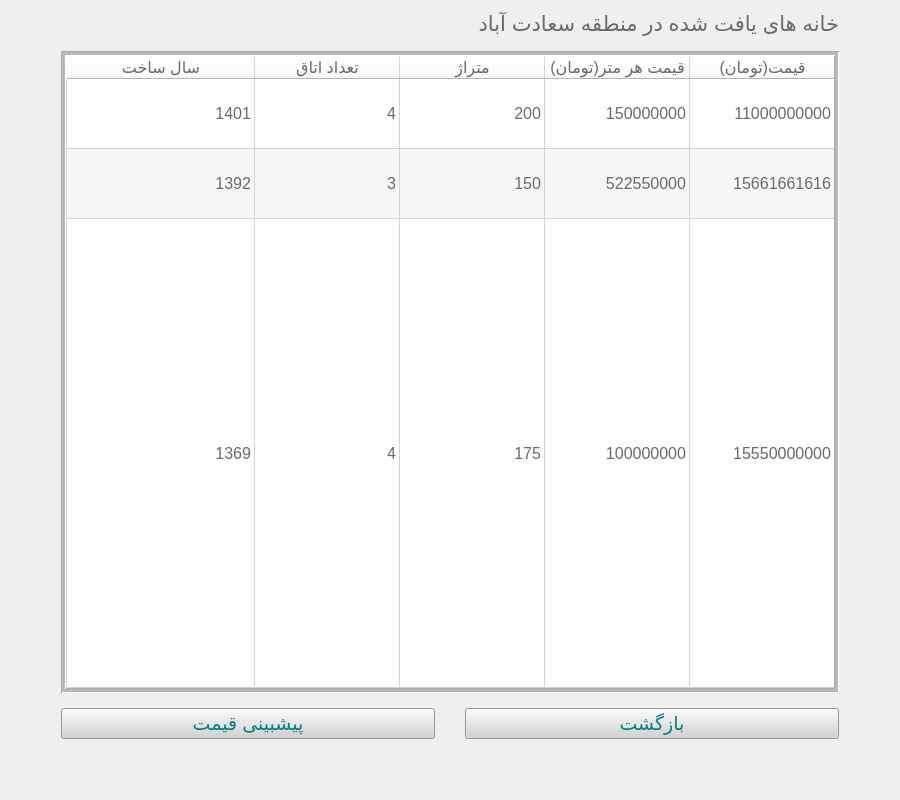
<?xml version="1.0" encoding="UTF-8"?>
<ui version="4.0">
 <class>HouseListWindow</class>
 <widget class="QWidget" name="HouseListWindow">
  <property name="geometry">
   <rect>
    <x>0</x>
    <y>0</y>
    <width>900</width>
    <height>800</height>
   </rect>
  </property>
  <property name="minimumSize">
   <size>
    <width>900</width>
    <height>800</height>
   </size>
  </property>
  <property name="windowTitle">
   <string>پیشبینی قیمت خانه</string>
  </property>
  <property name="layoutDirection">
   <enum>Qt::LeftToRight</enum>
  </property>
  <property name="styleSheet">
   <string notr="true"/>
  </property>
  <layout class="QGridLayout" name="grid_layout">
   <item row="0" column="0">
    <layout class="QVBoxLayout" name="vertical_layout">
     <property name="spacing">
      <number>15</number>
     </property>
     <property name="leftMargin">
      <number>50</number>
     </property>
     <property name="topMargin">
      <number>0</number>
     </property>
     <property name="rightMargin">
      <number>50</number>
     </property>
     <property name="bottomMargin">
      <number>50</number>
     </property>
     <item>
      <widget class="QLabel" name="label_header">
       <property name="font">
        <font>
         <pointsize>16</pointsize>
        </font>
       </property>
       <property name="styleSheet">
        <string notr="true">color:dimgray</string>
       </property>
       <property name="text">
        <string>خانه های یافت شده در منطقه سعادت آباد</string>
       </property>
       <property name="alignment">
        <set>Qt::AlignLeading|Qt::AlignLeft|Qt::AlignVCenter</set>
       </property>
       <property name="wordWrap">
        <bool>false</bool>
       </property>
       <property name="margin">
        <number>10</number>
       </property>
       <property name="indent">
        <number>0</number>
       </property>
      </widget>
     </item>
     <item>
      <widget class="QTableWidget" name="table_houses">
       <property name="enabled">
        <bool>true</bool>
       </property>
       <property name="sizePolicy">
        <sizepolicy hsizetype="Expanding" vsizetype="Expanding">
         <horstretch>0</horstretch>
         <verstretch>0</verstretch>
        </sizepolicy>
       </property>
       <property name="font">
        <font>
         <pointsize>12</pointsize>
        </font>
       </property>
       <property name="acceptDrops">
        <bool>false</bool>
       </property>
       <property name="layoutDirection">
        <enum>Qt::RightToLeft</enum>
       </property>
       <property name="autoFillBackground">
        <bool>false</bool>
       </property>
       <property name="styleSheet">
        <string notr="true">background-color: white;
color: dimgray;

</string>
       </property>
       <property name="frameShape">
        <enum>QFrame::Box</enum>
       </property>
       <property name="frameShadow">
        <enum>QFrame::Sunken</enum>
       </property>
       <property name="lineWidth">
        <number>1</number>
       </property>
       <property name="midLineWidth">
        <number>3</number>
       </property>
       <property name="sizeAdjustPolicy">
        <enum>QAbstractScrollArea::AdjustIgnored</enum>
       </property>
       <property name="editTriggers">
        <set>QAbstractItemView::NoEditTriggers</set>
       </property>
       <property name="tabKeyNavigation">
        <bool>false</bool>
       </property>
       <property name="showDropIndicator" stdset="0">
        <bool>false</bool>
       </property>
       <property name="dragDropOverwriteMode">
        <bool>false</bool>
       </property>
       <property name="alternatingRowColors">
        <bool>true</bool>
       </property>
       <property name="selectionMode">
        <enum>QAbstractItemView::NoSelection</enum>
       </property>
       <property name="textElideMode">
        <enum>Qt::ElideMiddle</enum>
       </property>
       <property name="horizontalScrollMode">
        <enum>QAbstractItemView::ScrollPerItem</enum>
       </property>
       <property name="showGrid">
        <bool>true</bool>
       </property>
       <property name="gridStyle">
        <enum>Qt::SolidLine</enum>
       </property>
       <property name="sortingEnabled">
        <bool>false</bool>
       </property>
       <property name="wordWrap">
        <bool>true</bool>
       </property>
       <property name="cornerButtonEnabled">
        <bool>true</bool>
       </property>
       <property name="rowCount">
        <number>3</number>
       </property>
       <attribute name="horizontalHeaderVisible">
        <bool>true</bool>
       </attribute>
       <attribute name="horizontalHeaderCascadingSectionResizes">
        <bool>true</bool>
       </attribute>
       <attribute name="horizontalHeaderMinimumSectionSize">
        <number>145</number>
       </attribute>
       <attribute name="horizontalHeaderDefaultSectionSize">
        <number>145</number>
       </attribute>
       <attribute name="horizontalHeaderHighlightSections">
        <bool>true</bool>
       </attribute>
       <attribute name="horizontalHeaderShowSortIndicator" stdset="0">
        <bool>false</bool>
       </attribute>
       <attribute name="horizontalHeaderStretchLastSection">
        <bool>true</bool>
       </attribute>
       <attribute name="verticalHeaderVisible">
        <bool>false</bool>
       </attribute>
       <attribute name="verticalHeaderCascadingSectionResizes">
        <bool>false</bool>
       </attribute>
       <attribute name="verticalHeaderMinimumSectionSize">
        <number>70</number>
       </attribute>
       <attribute name="verticalHeaderDefaultSectionSize">
        <number>70</number>
       </attribute>
       <attribute name="verticalHeaderHighlightSections">
        <bool>true</bool>
       </attribute>
       <attribute name="verticalHeaderShowSortIndicator" stdset="0">
        <bool>false</bool>
       </attribute>
       <attribute name="verticalHeaderStretchLastSection">
        <bool>true</bool>
       </attribute>
       <row>
        <property name="text">
         <string>New Row</string>
        </property>
       </row>
       <row>
        <property name="text">
         <string>New Row</string>
        </property>
       </row>
       <row>
        <property name="text">
         <string>New Row</string>
        </property>
       </row>
       <column>
        <property name="text">
         <string>قیمت(تومان)</string>
        </property>
       </column>
       <column>
        <property name="text">
         <string>قیمت هر متر(تومان)</string>
        </property>
       </column>
       <column>
        <property name="text">
         <string>متراژ</string>
        </property>
       </column>
       <column>
        <property name="text">
         <string>تعداد اتاق</string>
        </property>
       </column>
       <column>
        <property name="text">
         <string>سال ساخت</string>
        </property>
       </column>
       <item row="0" column="0">
        <property name="text">
         <string>11000000000</string>
        </property>
       </item>
       <item row="0" column="1">
        <property name="text">
         <string>150000000</string>
        </property>
       </item>
       <item row="0" column="2">
        <property name="text">
         <string>200</string>
        </property>
       </item>
       <item row="0" column="3">
        <property name="text">
         <string>4</string>
        </property>
       </item>
       <item row="0" column="4">
        <property name="text">
         <string>1401</string>
        </property>
       </item>
       <item row="1" column="0">
        <property name="text">
         <string>15661661616</string>
        </property>
       </item>
       <item row="1" column="1">
        <property name="text">
         <string>522550000</string>
        </property>
       </item>
       <item row="1" column="2">
        <property name="text">
         <string>150</string>
        </property>
       </item>
       <item row="1" column="3">
        <property name="text">
         <string>3</string>
        </property>
       </item>
       <item row="1" column="4">
        <property name="text">
         <string>1392</string>
        </property>
       </item>
       <item row="2" column="0">
        <property name="text">
         <string>15550000000</string>
        </property>
       </item>
       <item row="2" column="1">
        <property name="text">
         <string>100000000</string>
        </property>
       </item>
       <item row="2" column="2">
        <property name="text">
         <string>175</string>
        </property>
       </item>
       <item row="2" column="3">
        <property name="text">
         <string>4</string>
        </property>
       </item>
       <item row="2" column="4">
        <property name="text">
         <string>1369</string>
        </property>
       </item>
      </widget>
     </item>
     <item>
      <layout class="QHBoxLayout" name="horizontal_layout_buttons">
       <property name="spacing">
        <number>30</number>
       </property>
       <item>
        <widget class="QPushButton" name="button_predict_price">
         <property name="font">
          <font>
           <pointsize>14</pointsize>
          </font>
         </property>
         <property name="styleSheet">
          <string notr="true">background-color: lightgray;
color: teal;</string>
         </property>
         <property name="text">
          <string>پیشبینی قیمت</string>
         </property>
        </widget>
       </item>
       <item>
        <widget class="QPushButton" name="button_back">
         <property name="font">
          <font>
           <pointsize>14</pointsize>
          </font>
         </property>
         <property name="styleSheet">
          <string notr="true">background-color: lightgray;
color: teal;</string>
         </property>
         <property name="text">
          <string>بازگشت</string>
         </property>
        </widget>
       </item>
      </layout>
     </item>
    </layout>
   </item>
  </layout>
 </widget>
 <resources/>
 <connections/>
</ui>
